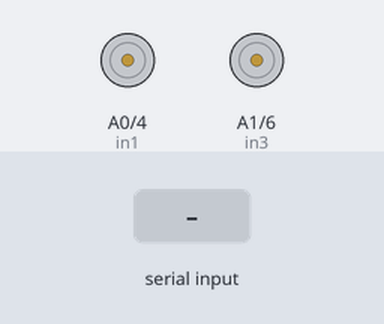
The sketch below on a simulated Arduino Uno, built with avr-gcc and run on an emulated ATmega328P. On the bench: motor-driver pin pairs drawn as motors (green arrow = first pin HIGH = forward, orange = second pin HIGH = backward, longer = more drive, scaled by the enable pin). The inputs (shaded band) are chosen by the test bench. What the sketch prints to the serial monitor is not drawn.

Above: at 1.2 s.
1.3 s: "F\n" received over the second serial link
At 1.8 s:
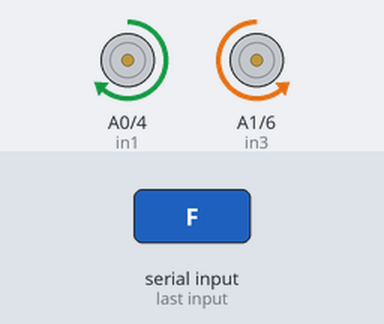
3.5 s: "B\n" received over the second serial link
At 4.0 s:
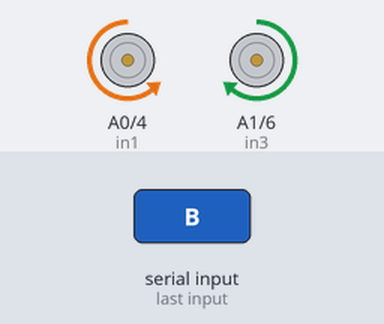
5.7 s: "L\n" received over the second serial link
At 6.2 s:
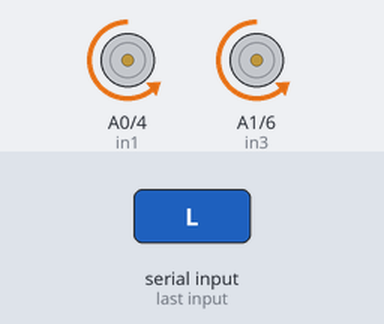
7.9 s: "R\n" received over the second serial link
At 8.2 s:
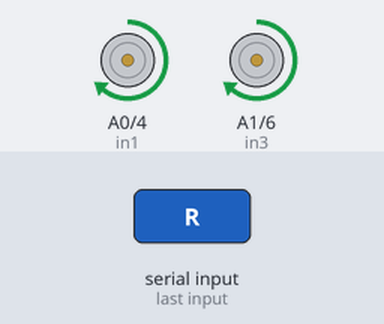
Timing chart, 0 to 10.9 s (numbered marks = the images above; inputs shaded):
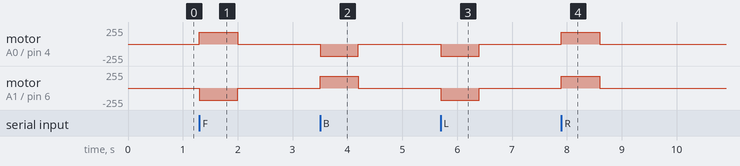

The sketch:

carrrr.ino
```cpp
#include <SoftwareSerial.h>

SoftwareSerial esp(7, 8); // RX, TX

// L298N pins
const int enA = 3;
const int enB = 5;

const int in1 = A0;
const int in2 = 4;
const int in3 = A1;
const int in4 = 6;

const int motorSpeedA = 180;
const int motorSpeedB = 180;

// Safety timeout
unsigned long lastCommandTime = 0;
const unsigned long timeout = 700;

void stopMotor() {
  digitalWrite(in1, LOW);
  digitalWrite(in2, LOW);
  digitalWrite(in3, LOW);
  digitalWrite(in4, LOW);

  analogWrite(enA, 0);
  analogWrite(enB, 0);
}

void forward() {
  digitalWrite(in1, HIGH);
  digitalWrite(in2, LOW);

  digitalWrite(in3, LOW);
  digitalWrite(in4, HIGH);

  analogWrite(enA, motorSpeedA);
  analogWrite(enB, motorSpeedB);
}

void backward() {
  digitalWrite(in1, LOW);
  digitalWrite(in2, HIGH);

  digitalWrite(in3, HIGH);
  digitalWrite(in4, LOW);

  analogWrite(enA, motorSpeedA);
  analogWrite(enB, motorSpeedB);
}

void turnLeft() {
  digitalWrite(in1, LOW);
  digitalWrite(in2, HIGH);

  digitalWrite(in3, LOW);
  digitalWrite(in4, HIGH);

  analogWrite(enA, motorSpeedA);
  analogWrite(enB, motorSpeedB);
}

void turnRight() {
  digitalWrite(in1, HIGH);
  digitalWrite(in2, LOW);

  digitalWrite(in3, HIGH);
  digitalWrite(in4, LOW);

  analogWrite(enA, motorSpeedA);
  analogWrite(enB, motorSpeedB);
}

void setup() {
  pinMode(enA, OUTPUT);
  pinMode(enB, OUTPUT);

  pinMode(in1, OUTPUT);
  pinMode(in2, OUTPUT);
  pinMode(in3, OUTPUT);
  pinMode(in4, OUTPUT);

  Serial.begin(9600);
  esp.begin(9600);

  stopMotor();

  Serial.println("Wireless robot ready!");
}

void loop() {
  if (esp.available()) {
    String command = esp.readStringUntil('\n');
    command.trim();

    lastCommandTime = millis();

    if (command == "F") {
      forward();
    }
    else if (command == "B") {
      backward();
    }
    else if (command == "L") {
      turnLeft();
    }
    else if (command == "R") {
      turnRight();
    }
    else if (command == "S") {
      stopMotor();
    }
  }

  // Stop if commands stop arriving
  if (millis() - lastCommandTime > timeout) {
    stopMotor();
  }
}
```

Measured:
- after the input at 1.3 s, motor on A0 (in1) / pin 4 (in2): stopped → forward 180/255 at once, → stopped 0.70 s later; motor on A1 (in3) / pin 6 (in4): stopped → backward 180/255 at once, → stopped 0.70 s later
- after the input at 3.5 s, motor on A0 (in1) / pin 4 (in2): stopped → backward 180/255 at once, → stopped 0.70 s later; motor on A1 (in3) / pin 6 (in4): stopped → forward 180/255 at once, → stopped 0.70 s later
- after the input at 5.7 s, motor on A0 (in1) / pin 4 (in2), motor on A1 (in3) / pin 6 (in4): stopped → backward 180/255 at once, → stopped 0.70 s later
- after the input at 7.9 s, motor on A0 (in1) / pin 4 (in2), motor on A1 (in3) / pin 6 (in4): stopped → forward 180/255 at once, → stopped 0.70 s later
